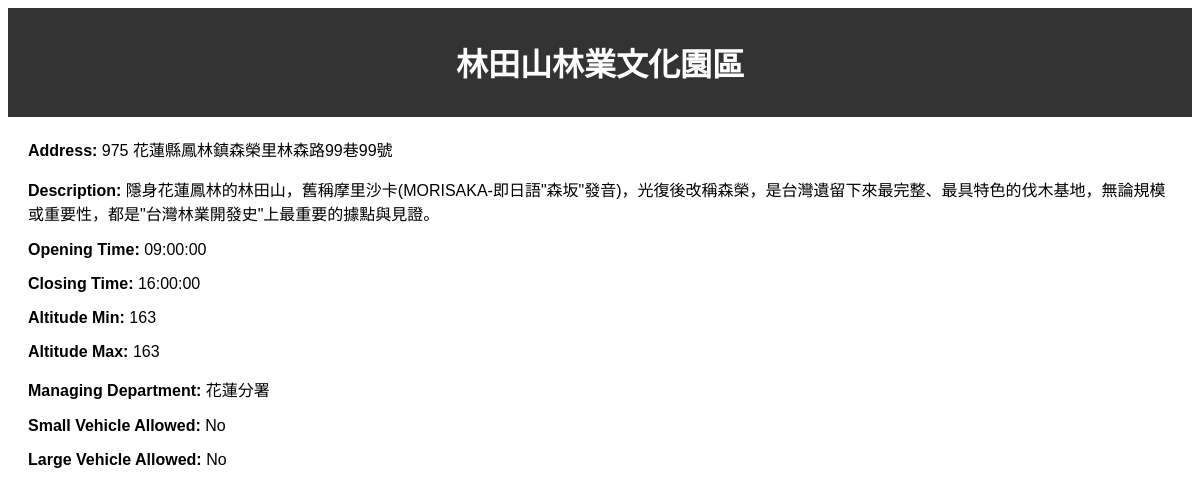
Screenshot of /Loginver/detailsLoginver.php?id=33 with the database file from the repository.
### tables this page shows
CREATE TABLE `location_info` (
  `id` int(11) NOT NULL,
  `location_name` varchar(100) NOT NULL,
  `page_url` varchar(255) NOT NULL,
  `opening_time` time DEFAULT NULL,
  `closing_time` time DEFAULT NULL,
  `address` varchar(255) NOT NULL,
  `altitude_min` int(11) DEFAULT NULL,
  `altitude_max` int(11) DEFAULT NULL,
  `description` text DEFAULT NULL,
  `managing_department` varchar(255) DEFAULT NULL,
  `coordinates` point DEFAULT NULL,
  `small_vehicle_allowed` tinyint(1) DEFAULT NULL,
  `large_vehicle_allowed` tinyint(1) DEFAULT NULL,
  `District_ID` varchar(7) NOT NULL,
  `Type_ID` int(11) NOT NULL,
  `activity_intensity` int(1) DEFAULT NULL
);

### Loginver/detailsLoginver.php (the view, shortened to what this page needs)
<?php
include 'db.php';
$id = $_GET['id'];
$sql = "SELECT * FROM location_info WHERE id = $id";
$result = $conn->query($sql);
if ($result->num_rows > 0) {
    $row = $result->fetch_assoc();
} else {
    echo "找不到該景點的詳細信息。";
    exit();
}
?>
<!DOCTYPE html>
<html lang="en">
<head>
    <link rel="stylesheet" href="styles.css">
</head>
<body>
    <header>
        <h1><?php echo $row['location_name']; ?></h1>
    </header>
    <main>
        <p><strong>Address:</strong> <?php echo $row['address']; ?></p>
        <p><strong>Description:</strong> <?php echo $row['description']; ?></p>
        <p><strong>Opening Time:</strong> <?php echo $row['opening_time']; ?></p>
        <p><strong>Closing Time:</strong> <?php echo $row['closing_time']; ?></p>
        <p><strong>Altitude Min:</strong> <?php echo $row['altitude_min']; ?></p>
        <p><strong>Altitude Max:</strong> <?php echo $row['altitude_max']; ?></p>
        <p><strong>Managing Department:</strong> <?php echo $row['managing_department']; ?></p>
        <p><strong>Small Vehicle Allowed:</strong> <?php echo $row['small_vehicle_allowed'] ? 'Yes' : 'No'; ?></p>
        <p><strong>Large Vehicle Allowed:</strong> <?php echo $row['large_vehicle_allowed'] ? 'Yes' : 'No'; ?></p>
    </main>
</body>
</html>

### styles.css (style rules this page uses)
body { font-family: Arial, sans-serif; }
header { background-color: #333; color: white; padding: 10px 0; text-align: center; }
main { margin: 20px; }

### rows the page displays
location_info: location_name "林田山林業文化園區", address "975 花蓮縣鳳林鎮森榮里林森路99巷99號", description "隱身花蓮鳳林的林田山，舊稱摩里沙卡(MORISAKA-即日語\"森坂\"發音)，光復後改稱森榮，是台灣遺留下來最完整、最具特色的伐木基地，無論規模或重要性，都是\"台灣林業開發史\"上最重要的據點與見證。", opening_time "09:00:00", closing_time "16:00:00", altitude_min "163", altitude_max "163", managing_department "花蓮分署"
